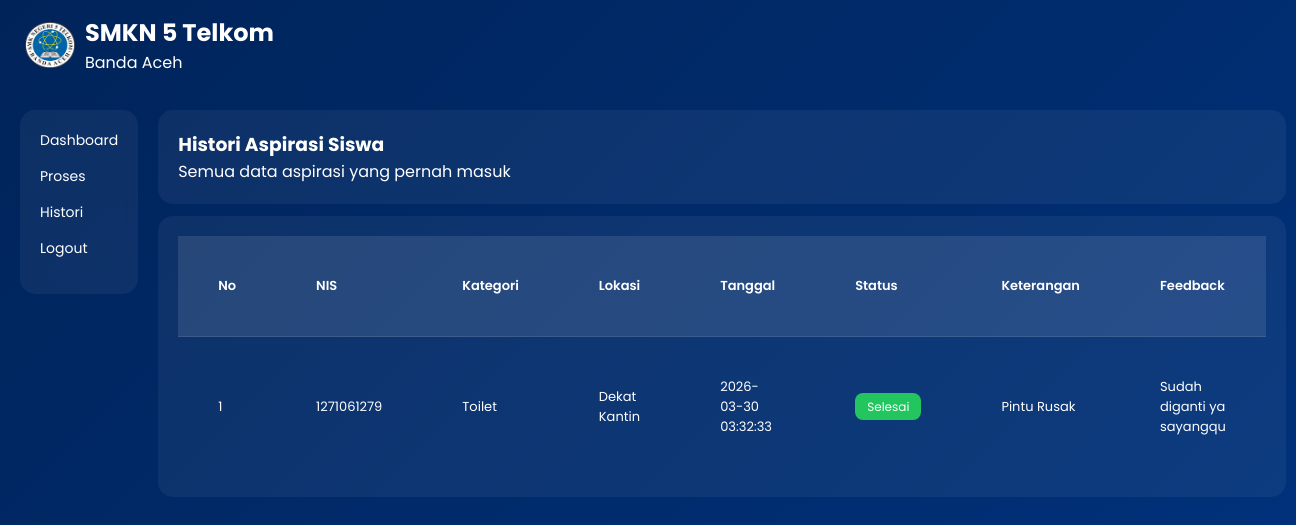
Screenshot of /aspirasisiswa/histori.php (signed in) with the database file from the repository.
### tables this page shows
CREATE TABLE `tb_input_aspirasi` (
  `id_pelaporan` int(5) NOT NULL,
  `nis` int(10) NOT NULL,
  `id_kategori` int(5) NOT NULL,
  `lokasi` varchar(50) NOT NULL,
  `ket` varchar(50) NOT NULL,
  `tgl_input` datetime DEFAULT current_timestamp()
);

CREATE TABLE `tb_kategori` (
  `id_kategori` int(5) NOT NULL,
  `ket_kategori` varchar(50) NOT NULL
);

CREATE TABLE `tb_aspirasi` (
  `id_aspirasi` int(5) NOT NULL,
  `status` enum('menunggu','proses','selesai') NOT NULL,
  `id_pelaporan` int(5) NOT NULL,
  `feedback` text NOT NULL,
  `tgl_input` timestamp NOT NULL DEFAULT current_timestamp()
);

### aspirasisiswa/histori.php (the view, shortened to what this page needs)
<?php
include 'db.php';
?>
<!DOCTYPE html>
<html lang="id">
<head>
<link rel="stylesheet" href="style.css">
</head>
<body>
<div class="header">
    <img src="img/logo.png" class="logo-header">
    <div>
        <h2>SMKN 5 Telkom</h2>
        <p>Banda Aceh</p>
    </div>
</div>
<div class="container">
    <div class="sidebar">
        <a href="dashboard-admin.php">Dashboard</a>
        <a href="update-aspirasi-admin.php">Proses</a>
        <a href="histori.php">Histori</a>
        <a href="keluar.php">Logout</a>
    </div>
    <div class="konten">
        <div class="card">
            <h3>Histori Aspirasi Siswa</h3>
            <p>Semua data aspirasi yang pernah masuk</p>
        </div>
        <div class="card">
            <div class="table-wrapper">
                <table class="tabel">
                    <thead>
                        <tr>
                            <th>No</th>
                            <th>NIS</th>
                            <th>Kategori</th>
                            <th>Lokasi</th>
                            <th>Tanggal</th>
                            <th>Status</th>
                            <th>Keterangan</th>
                            <th>Feedback</th>
                        </tr>
                    </thead>
                    <tbody>
                    <?php
                    $no = 1;
                    $aspirasi = mysqli_query($conn, "
                        SELECT
                            a.*,
                            b.status,
                            b.feedback,
                            c.ket_kategori
                        FROM tb_input_aspirasi a
                        LEFT JOIN tb_aspirasi b
                            ON a.id_pelaporan = b.id_pelaporan
                        LEFT JOIN tb_kategori c
                            ON a.id_kategori = c.id_kategori
                        ORDER BY a.id_pelaporan DESC
                    ");
                    if(mysqli_num_rows($aspirasi) > 0){
                        while ($row = mysqli_fetch_array($aspirasi)) {
                            $status = $row['status'];
                            if($status == 'selesai'){
                                $warna = "selesai";
                            }elseif($status == 'proses'){
                                $warna = "proses";
                            }elseif($status == 'menunggu'){
                                $warna = "menunggu";
                            }else{
                                $warna = "default";
                            }
                    ?>
                        <tr>
                            <td><?php echo $no++; ?></td>
                            <td><?php echo $row['nis']; ?></td>
                            <td><?php echo $row['ket_kategori']; ?></td>
                            <td><?php echo $row['lokasi']; ?></td>
                            <td><?php echo $row['tgl_input']; ?></td>
                            <td>
                                <span class="status <?php echo $warna; ?>">
                                    <?php echo $status ? ucwords($status) : 'Belum diproses'; ?>
                                </span>
                            </td>
                            <td><?php echo $row['ket']; ?></td>
                            <td><?php echo $row['feedback'] ? $row['feedback'] : '-'; ?></td>
                        </tr>
                    <?php
                        }
                    } else {
                    ?>
                        <tr>
                            <td colspan="8" style="text-align:center;">Tidak ada data</td>
                        </tr>
                    <?php } ?>
                    </tbody>
                </table>
            </div>
        </div>
    </div>
</div>
</body>
</html>

### aspirasisiswa/style.css (style rules this page uses)
* { margin: 0; padding: 0; box-sizing: border-box; font-family: 'Poppins', sans-serif; }
body { background: linear-gradient(135deg, #00245a, #00317A); color: white; }
.header { display: flex; align-items: center; padding: 15px 25px; }
.logo-header { width: 50px; margin-right: 10px; }
.container { display: flex; padding: 20px; gap: 20px; }
.sidebar { width: 220px; background: rgba(255,255,255,0.05); backdrop-filter: blur(10px); border-radius: 15px; padding: 20px; height: fit-content; }
.sidebar a { display: block; color: white; text-decoration: none; margin-bottom: 15px; font-size: 14px; transition: 0.3s; }
.konten { flex: 1; margin-bottom: 12px; }
.card { background: rgba(255,255,255,0.05); border-radius: 15px; padding: 20px; margin-bottom: 12px; }
.status { padding: 5px 12px; border-radius: 8px; font-size: 12px; color: white; }
.selesai { background: #22c55e; }
.table-wrapper { overflow-x: auto; }
.tabel { width: 100%; border-collapse: collapse; font-size: 13px; }
.tabel thead { background: rgba(255,255,255,0.1); }
.tabel th, .tabel td { padding: 40px; text-align: left; }
.tabel th { font-weight: 600; }
.tabel tbody tr { border-top: 1px solid rgba(255,255,255,0.1); }
.tabel td { vertical-align: middle; }

### rows the page displays
tb_input_aspirasi: nis "1271061279", id_kategori.ket_kategori "Toilet", lokasi "Dekat Kantin", tgl_input "2026-03-30 03:32:33", tb_aspirasi.status "Selesai", ket "Pintu Rusak", tb_aspirasi.feedback "Sudah diganti ya sayangqu"
